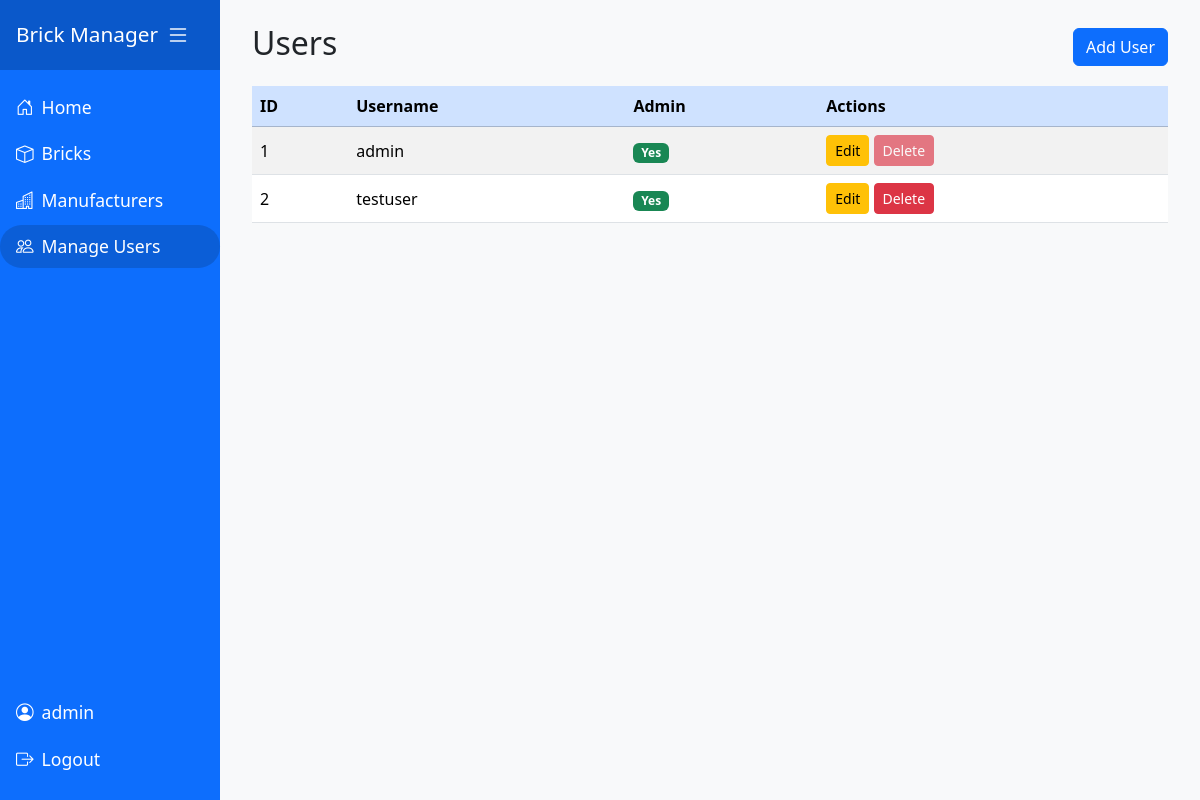
Before: /users/manage (signed in) with the older database file.
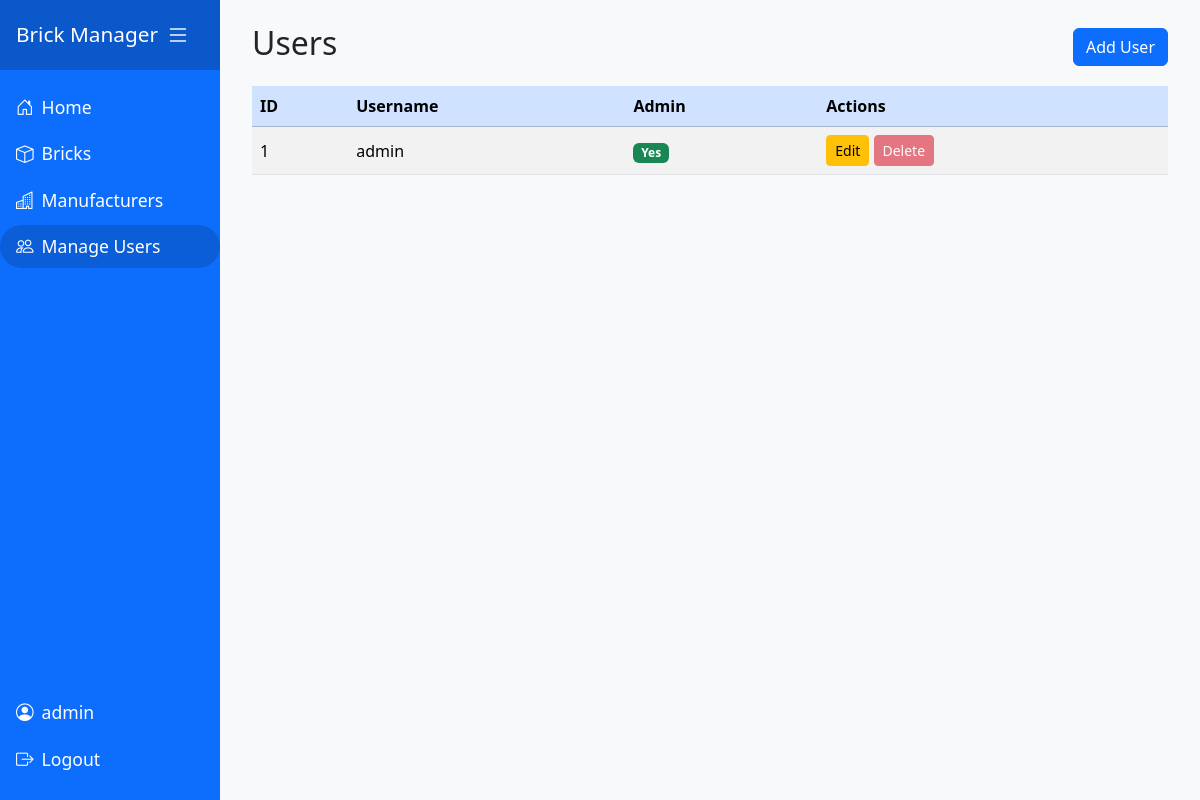
After: the same page with the newer database file.
### models.py (models this page shows)
class User(db.Model):
    id = db.Column(db.Integer, primary_key=True)
    userName = db.Column(db.String(150), nullable=False, unique=True)
    password = db.Column(db.String(150), nullable=False)
    isAdmin = db.Column(db.Boolean, default=False, nullable=False)

### manage_users.py (the view)
@manage_users_bp.route('/users/manage')
@loginRequired
@adminRequired
def users():
    all_users = User.query.all()
    return render_template('manage_users.html', users=all_users, current_user_id=session.get('userId'))

### app.py (called while the page is built)
@app.before_request
def require_login():
    allowedRoutes = ['users.login']
    endpoint = request.endpoint
    if endpoint is None:
        return  # Let Flask handle it
    if endpoint in allowedRoutes or endpoint.startswith('static'):
        return  # Allow access
    if not session.get('userId'):
        return redirect(url_for('users.login', next=request.url))

### manage_users.py (called while the page is built)
def adminRequired(f):
    @wraps(f)
    def decoratedFunction(*args, **kwargs):
        if not session.get('isAdmin'):
            flash('Admin access required.', 'danger')
            return redirect(url_for('index'))
        return f(*args, **kwargs)
    return decoratedFunction

### users.py (called while the page is built)
def loginRequired(f):
    @wraps(f)
    def decoratedFunction(*args, **kwargs):
        if not session.get('userId'):
            flash('Please log in to access this page.', 'warning')
            return redirect(url_for('users.login', next=request.url))
        return f(*args, **kwargs)
    return decoratedFunction

### templates/manage_users.html (shortened to what this page needs)
{% extends 'base.html' %}
{% block content %}
<div class="d-flex justify-content-between align-items-center mb-3">
    <h2>Users</h2>
    <a href="{{ url_for('manage_users.add_user') }}" class="btn btn-primary">Add User</a>
</div>
<div class="table-responsive">
    <table class="table table-striped table-hover align-middle">
        <thead class="table-primary">
            <tr>
                <th>ID</th>
                <th>Username</th>
                <th>Admin</th>
                <th>Actions</th>
            </tr>
        </thead>
        <tbody>
        {% for user in users %}
            <tr>
                <td>{{ user.id }}</td>
                <td>{{ user.userName }}</td>
                <td>{% if user.isAdmin %}<span class="badge bg-success">Yes</span>{% else %}<span class="badge bg-secondary">No</span>{% endif %}</td>
                <td>
                    <a href="{{ url_for('manage_users.edit_user', id=user.id) }}" class="btn btn-sm btn-warning">Edit</a>
                    {% if user.id != current_user_id %}
                    <form action="{{ url_for('manage_users.delete_user', id=user.id) }}" method="POST" style="display:inline;">
                        <button type="submit" class="btn btn-sm btn-danger" onclick="return confirm('Are you sure you want to delete this user?');">Delete</button>
                    </form>
                    {% else %}
                    <button class="btn btn-sm btn-danger" disabled>Delete</button>
                    {% endif %}
                </td>
            </tr>
        {% endfor %}
        </tbody>
    </table>
</div>
{% endblock %}

### templates/base.html (shortened to what this page needs)
<!DOCTYPE html>
<html lang="en">
<head>
    <link href="https://cdn.jsdelivr.net/npm/bootstrap@5.3.2/dist/css/bootstrap.min.css" rel="stylesheet">
    <link rel="stylesheet" href="{{ url_for('static', filename='sidebar.css') }}">
</head>
<body>
    <div class="d-flex">
        <nav id="sidebar" class="sidebar d-flex flex-column">
            <div>
                <div class="sidebar-header d-flex align-items-center justify-content-between">
                    <span>Brick Manager</span>
                    <button class="sidebar-toggler" id="sidebarCollapse" aria-label="Toggle sidebar">
                        <i class="bi bi-list"></i>
                    </button>
                </div>
                <ul class="nav flex-column mt-3">
                    <li class="nav-item">
                        <a class="nav-link {% if request.endpoint == 'index' %}active{% endif %}" href="{{ url_for('index') }}">
                            <i class="bi bi-house-door rounded-pill"></i> <span>Home</span>
                        </a>
                    </li>
                    <li class="nav-item">
                        <a class="nav-link {% if request.endpoint == 'bricks.bricks' %}active{% endif %}" href="{{ url_for('bricks.bricks') }}">
                            <i class="bi bi-box rounded-pill"></i> <span>Bricks</span>
                        </a>
                    </li>
                    <li class="nav-item">
                        <a class="nav-link {% if request.endpoint == 'manufacturers.manufacturers' %}active{% endif %}" href="{{ url_for('manufacturers.manufacturers') }}">
                            <i class="bi bi-buildings"></i> <span>Manufacturers</span>
                        </a>
                    </li>
                    {% if session.get('isAdmin') %}
                    <li class="nav-item">
                        <a class="nav-link {% if request.endpoint == 'manage_users.users' %}active{% endif %}" href="{{ url_for('manage_users.users') }}">
                            <i class="bi bi-people"></i> <span>Manage Users</span>
                        </a>
                    </li>
                    {% endif %}
                </ul>
            </div>
            <div class="mt-auto mb-3">
                {% if session.get('userName') %}
                <ul class="nav flex-column">
                    <li class="nav-item">
                        <span class="nav-link disabled">
                            <i class="bi bi-person-circle rounded-pill"></i> <span>{{ session['userName'] }}</span>
                        </span>
                    </li>
                    <li class="nav-item">
                        <a class="nav-link" href="{{ url_for('users.logout') }}">
                            <i class="bi bi-box-arrow-right rounded-pill"></i> <span>Logout</span>
                        </a>
                    </li>
                </ul>
                {% endif %}
            </div>
        </nav>
        <div id="content" class="content-area flex-grow-1">
            <div class="container mt-4 content-inner">
                {% block content %}{% endblock %}
            </div>
        </div>
    </div>
    <link rel="stylesheet" href="https://cdn.jsdelivr.net/npm/bootstrap-icons@1.11.3/font/bootstrap-icons.css">
</body>
</html>

### static/sidebar.css (style rules this page uses)
body { min-height: 100vh; background: #f8f9fa; }
.sidebar { min-width: 220px; max-width: 220px; min-height: 100vh; background: #0d6efd; color: #fff; transition: all 0.3s; }
.sidebar .nav-link { color: #fff; font-size: 1.1rem; border-radius: 2rem; margin-bottom: 0.25rem; transition: background 0.2s, color 0.2s; display: flex; align-items: center; gap: 0.5rem; }
.sidebar .nav-link.active, .sidebar .nav-link:hover { background: #0b5ed7; color: #fff; }
.sidebar .sidebar-header { font-size: 1.3rem; padding: 1rem; text-align: center; background: #0a58ca; }
.sidebar-toggler { background: none; border: none; color: #fff; font-size: 1.5rem; margin-right: 0.5rem; }
.content-area { margin-left: 0px; min-height: 100vh; display: flex; transition: margin-left 0.3s; }
.content-inner { width: 100%; margin: 20px; max-width: none; }

Changed rows visible on the page:
removed User: id "2", userName "testuser", isAdmin "Yes"
